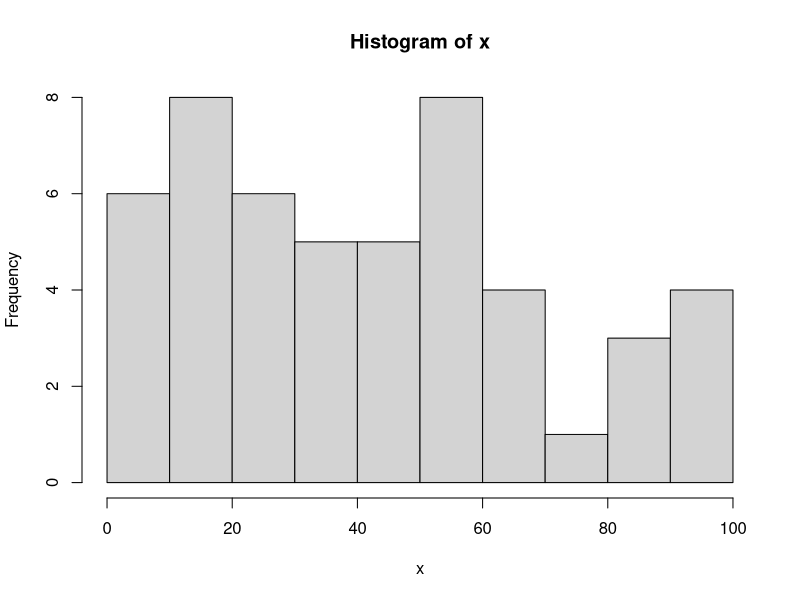
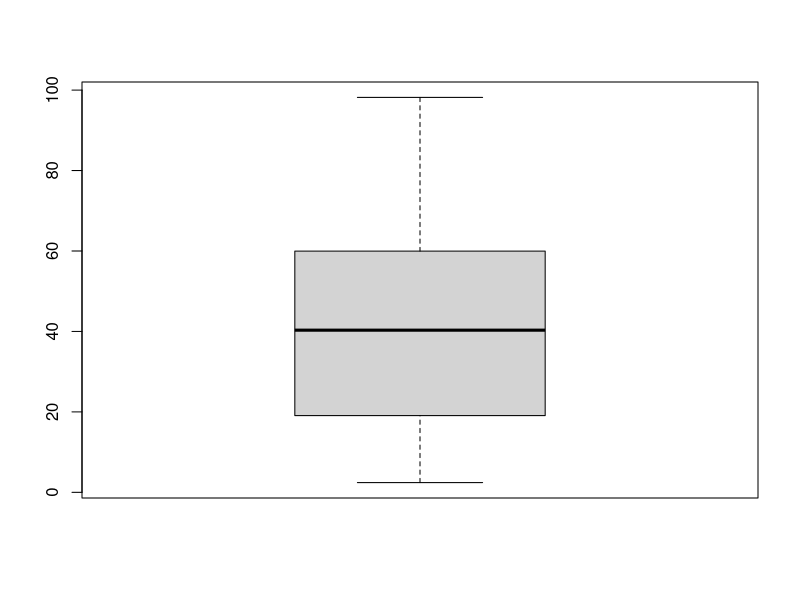
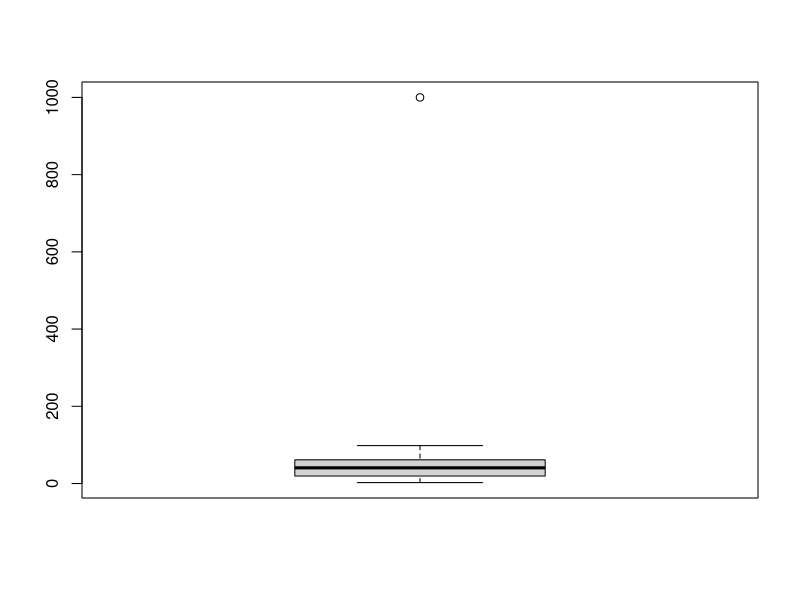
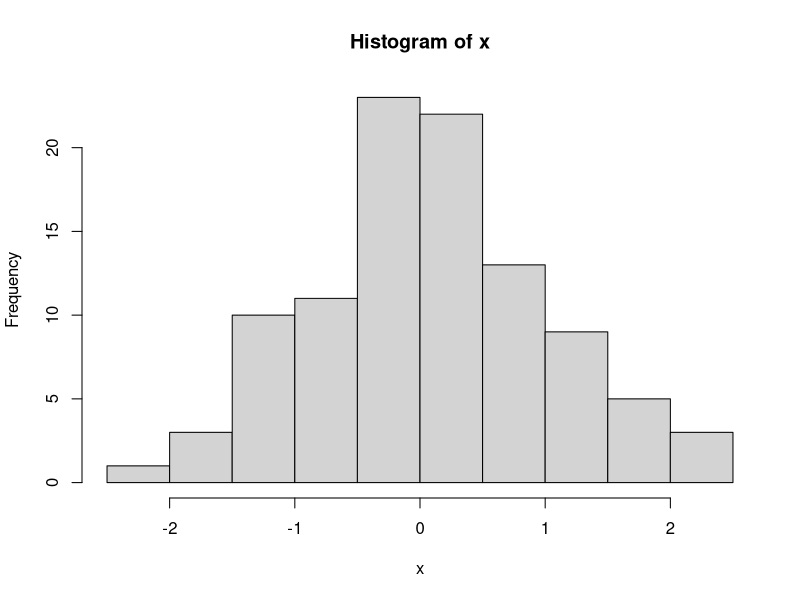
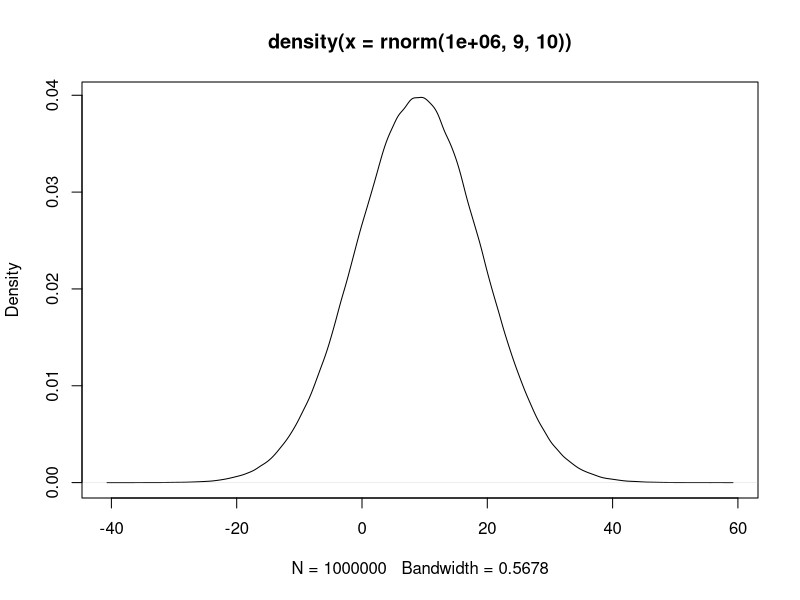
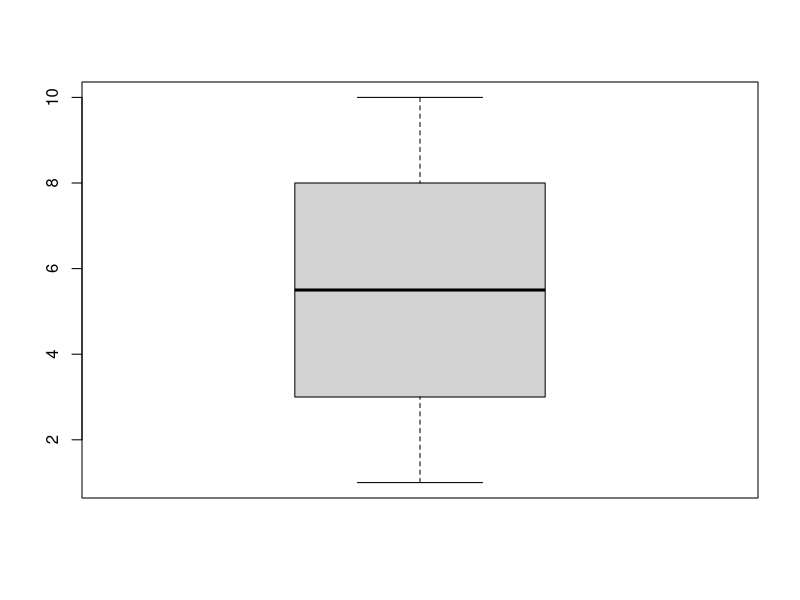
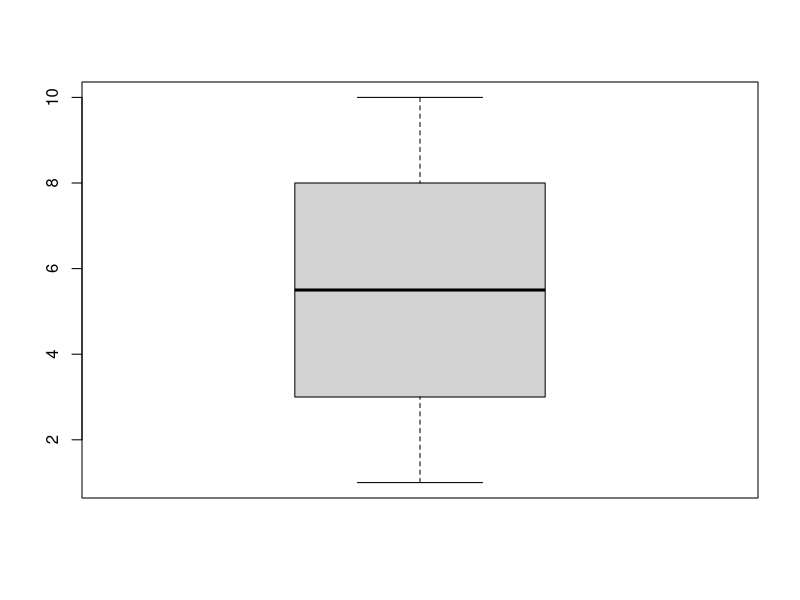
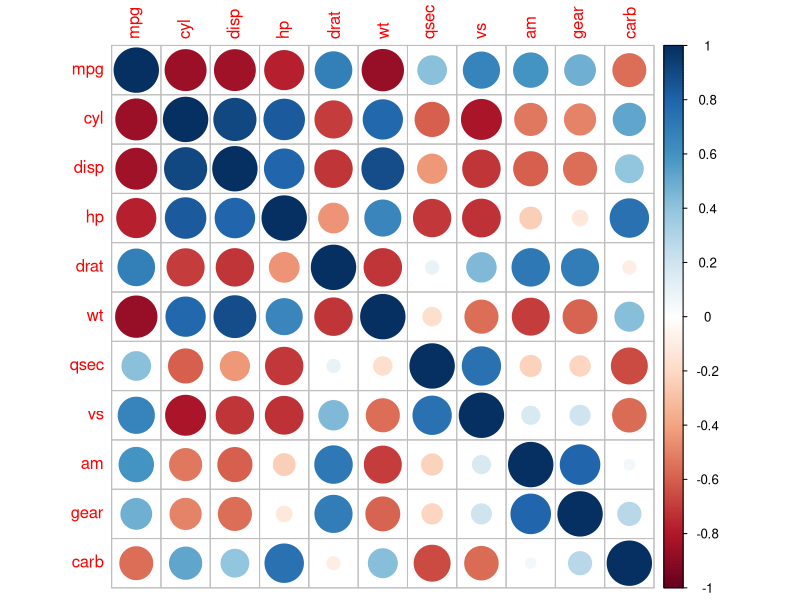

Source code (R) for these figures, in order:
#### 13-1 기초 통계
## 대표값과 산포(변동성->분산,범위,표준편차,중간값에 대응되는 IQR,표준오차. 표준편차를 평균으로 나눈 것. )
x <- runif(50, 1, 100)
x
hist(x)
y <- c(x, 1000)
y


mean(x)
mean(y)
median(x)
median(y)
sd(x)
sd(y)
range(x)
range(y)
IQR(x)
IQR(y)

boxplot(x)
boxplot(y)

install.packages('fBasics')
library(fBasics)
require(fBasics)
skewness(x)
skewness(y)
# - 추가학습: skewness와 boxcox 변환


## 2.0 다양한 분포함수
# binorm : 이항분포
# f: f분포
# geom: 기하분포
# hyper: 초기하분포
# nbinorm: 음이항분포
# pois: 프와송 분포
# t: t분포
# unif: 균등분포
# chisq 카이제곱분포
set.seed(123)

## 분포함수 : norm에 대해
# dnorm(x, mean = 0, sd = 1, log = FALSE): density
# pnorm(q, mean = 0, sd = 1, lower.tail = TRUE, log.p = FALSE): probablilty
## - lower.tail = T: return P(x<q)    |   lower.tail = F: return P(x>q)
## - log.p = F: return Prob           |   log.p = T: return log(Prob)
# qnorm(p, mean = 0, sd = 1, lower.tail = TRUE, log.p = FALSE): quantile
# rnorm(n, mean = 0, sd = 1): random generation n samples

# 평균이 0이고 표준편차가 10인 정규분포에서 100개의 난수 생성.
x <- rnorm(100, 0, 1)
hist(x, breaks=10)

plot(density(rnorm(1000000, 9, 10)))

# 평균이 0이고 표준편차가 1인 정규분포로부터:
pnorm(1)
pnorm(1, lower.tail = F)
pnorm(1, log.p = T)
exp(pnorm(1, log.p = T))

pnorm(1) - pnorm(-1)
pnorm(1.67) - pnorm(-1.67)
pnorm(1.96) - pnorm(-1.96)

pnorm(2)
pnorm(2) - pnorm(-2)

pnorm(3) - pnorm(-3)
pnorm(6) - pnorm(-6)

qnorm(pnorm(6))
#pnorm qunor 역함수 관계

qnorm(0.96) #괄호 안 숫자는확률값을 의미. 
pnorm(1.75)

##- 소수점 k 자리까지의 정밀도를 1  ~ 22까지 표현가능하다. 기본값은 7.
specify_decimal <- function(x, k) trimws(format(round(x, k), nsmall=k))
specify_decimal(pnorm(6) - pnorm(-6), 10)


# density로 부터 두 값에 대한 분포확률(우도) 예측하기.
dnorm(1.1, 1.15, 1)*dnorm(1.2, 1.15, 1)
dnorm(1.1, 0.9, 1)*dnorm(1.2, 0.9, 1)


# 누적 확률이 0.9가 되는 x값을 찾아라.
q = qnorm(.9, 9, 10)
pnorm(q, 9, 10)
z = (qnorm(.9, 9, 10) - 9)/10
z
qnorm(.9, 0, 1)

(cps <- 1:9 / 10)
qs = qnorm(cps, 9, 10)
zs = (qs - 9)/10
pnorm(zs, 0, 1)

# N(9, 10) 분포에서 신뢰구간이 0.9가 되는 x를 찾아라.
tmp <- qnorm(0.05, 9, 10)
pnorm(9+9-tmp, 9, 10)
q = 18-tmp
z = (q-9)/10
pnorm(z, 0, 1)


## 프와송 분포: f(n, lambda)의 이해
# - 단위시간(단위공간)당 사건 발생 건수가 lambda일 때,
# - 단위시간 내, n번의 사건이 발생할 확률
dpois(1, 1.5) + ppois(0, 1.5)
ppois(1, 1.5)
ppois(3, 1.5)
qpois(0.9, 1.5)

dpois(3, 3)
dpois(3, 1)


# 단위시간당 1건 발생확률에서 0 ~ 5건까지 발생확률에 대한 누적합
sum = 0
for (i in 0:5){
  sum = sum + dpois(i, 1)
}
sum

# - 누적분포함수로 구하면:
ppois(5, 1)


## 이항분포
# - tv리모콘 문제: 채널 50에서 6번 눌렀을 때 채널 50. 위세번, 아래 세번 누름. 
# - 6C3 (1/2)^6
6*5*4/(3*2)*(0.5^6)
dbinom(3, 6, 0.5)
#채널을 50에서 6번 눌렀을 때 채널이 50 이하일 확률. 다운버튼만 6번 or 5번or 4번 or3번 눌렀을 경우. ?
sum=0
for(i in 0:3){
  sum = sum +dbinom(3,6,0.5)
}
sum

pbinom(3, 6, 0.5)

#채널이 51 이하일 확률 다운버튼을 적어도 4번은 눌러야함. 
pbinom(4,6,0.5)


## 2.1 기초통계량
mean(1:10)
sd(1:10)
var(1:10)
# - 분산의 정의로부터: Var(x) = 1/(N-1) * sum[(x - mean(x))^2]
sum( (1:10 - mean(1:10))^2 ) / (10-1)


## 2.2 summay
# - 알고 보면 쉽게:
x <- 1:10
summary(x)
# - 알고 보면 쉽지 않다:
str(boxplot(x))
boxplot(x)$stats # data로부터 

# - 왜 다를까?
c(min(x), quantile(x, 1/4), median(x), quantile(x, 3/4), max(x))

IQR(x)
quantile(x, c(1/4, 3/4))
qt <- quantile(x, c(1/4, 3/4), names = F)
qt[2] - qt[1]


## 2.3 명목형 변수에 대한 최빈값(mode)
x <- factor(c("a", "b", "c", "c", "c", "d", "d"))
x
str(x)
table(x) # named vector
str(table(x))
which.max(table(x))
str(which.max(table(x))) # named vector: https://rpubs.com/sowmya21jan/338762

names(table(x))[which.max(table(x))]

summary(x)
str(summary(x))


#### 13-2 t- 검정: 평균의 차 검정 ####

## -------------------------------------------------------------------- ##
mpg <- as.data.frame(ggplot2::mpg)

library(dplyr)
mpg_diff <- mpg %>% 
  select(class, cty) %>% 
  filter(class %in% c("compact", "suv"))

head(mpg_diff)
table(mpg_diff$class)

t.test(data = mpg_diff, cty ~ class, var.equal = T)

test <- aov(cty ~ class, data = mpg)
summary(test)

## -------------------------------------------------------------------- ##
mpg_diff2 <- mpg %>% 
  select(fl, cty) %>% 
  filter(fl %in% c("r", "p"))  # r:regular, p:premium

table(mpg_diff2$fl)

t.test(data = mpg_diff2, cty ~ fl, var.equal = T)


#### 13-3 ####

## -------------------------------------------------------------------- ##
economics <- as.data.frame(ggplot2::economics)
cor.test(economics$unemploy, economics$pce)


## -------------------------------------------------------------------- ##
head(mtcars)
car_cor <- cor(mtcars)  # 상관행렬 생성
round(car_cor, 2)       # 소수점 셋째 자리에서 반올림해서 출력

install.packages("corrplot")
library(corrplot)

corrplot(car_cor)

corrplot(car_cor, method = "number")

col <- colorRampPalette(c("#BB4444", "#EE9988", "#FFFFFF", "#77AADD", "#4477AA"))

corrplot(car_cor,
         method = "color",       # 색깔로 표현
         col = col(200),         # 색상 200개 선정
         type = "lower",         # 왼쪽 아래 행렬만 표시
         order = "hclust",       # 유사한 상관계수끼리 군집화
         addCoef.col = "black",  # 상관계수 색깔
         tl.col = "black",       # 변수명 색깔
         tl.srt = 45,            # 변수명 45도 기울임
         diag = F)               # 대각 행렬 제외
